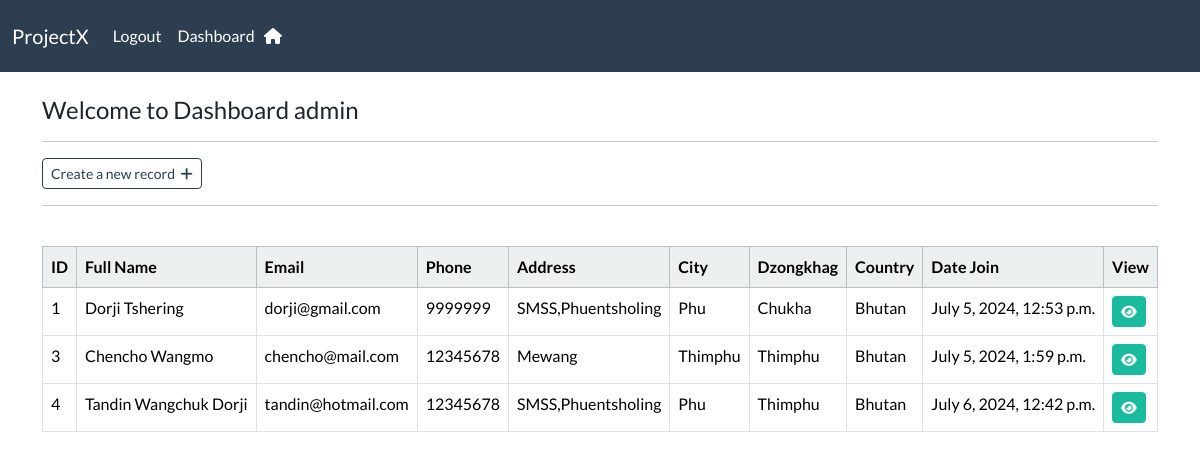
The page /dashboard/ (signed in) on the database its author committed.
### webapp/models.py (models this page shows, shortened)
class Record(models.Model):
    creation_date = models.DateTimeField(auto_now_add=True)
    first_name = models.CharField(max_length=150)
    last_name = models.CharField(max_length=150)
    email = models.CharField(max_length=150)
    phone = models.CharField(max_length=150)
    address = models.CharField(max_length=150)
    city = models.CharField(max_length=150)
    dzongkhag = models.CharField(max_length=150)
    country = models.CharField(max_length=150)

### webapp/views.py (the view)
# urls.py: path('dashboard/',views.dashboardView,name="dashboard"),
def dashboardView(request):
    my_record = Record.objects.all()
    context = {'records':my_record}
    return render(request,'webapp/dashboard.html',context=context)

### webapp/templates/webapp/dashboard.html
{% extends "webapp/base.html" %}
{% block content %}
<h4>Welcome to Dashboard {{user}}</h4>
<hr>
<a class="btn btn-outline-primary btn-sm" type="submit" href="{% url 'add-record' %}">Create a new record &nbsp;<i class="fa-solid fa-plus"></i></a>
<hr>
<br>
<table class="table table-hover table-bordered">
    <thead class="table-light">
      <tr>
        <th scope="col">ID</th>
        <th scope="col">Full Name</th>
        <th scope="col">Email</th>
        <th scope="col">Phone</th>
        <th scope="col">Address</th>
        <th scope="col">City</th>
        <th scope="col">Dzongkhag</th>
        <th scope="col">Country</th>
        <th scope="col">Date Join</th>
        <th scope="col">View</th>
      </tr>
    </thead>
    <tbody>
        {% if records %}
        {% for record in records %}
      <tr>
        <td>{{record.id}}</td>
        <td>{{record.first_name}} {{record.last_name}}</td>
        <td>{{record.email}}</td>
        <td>{{record.phone}}</td>
        <td>{{record.address}}</td>
        <td>{{record.city}}</td>
        <td>{{record.dzongkhag}}</td>
        <td>{{record.country}}</td>
        <td>{{record.creation_date}}</td>
        <td><a class="btn btn-success btn-sm" href="{% url 'detail-record' record.id %}"><i class="fa-solid fa-eye"></i></a></td>
      </tr>
      {% endfor %}
      {% endif %}
    </tbody>
  </table>
{% endblock  %}

### rows shown on the page
Record: id "1", first_name "Dorji", last_name "Tshering", email "dorji@gmail.com", phone "9999999", address "SMSS,Phuentsholing", city "Phu", dzongkhag "Chukha", country "Bhutan", creation_date "July 5, 2024, 12:53 p.m."
Record: id "3", first_name "Chencho", last_name "Wangmo", email "chencho@mail.com", phone "12345678", address "Mewang", city "Thimphu", dzongkhag "Thimphu", country "Bhutan", creation_date "July 5, 2024, 1:59 p.m."
Record: id "4", first_name "Tandin", last_name "Wangchuk Dorji", email "tandin@hotmail.com", phone "12345678", address "SMSS,Phuentsholing", city "Phu", dzongkhag "Thimphu", country "Bhutan", creation_date "July 6, 2024, 12:42 p.m."

### other values the page prints
{{ user }} "admin"
